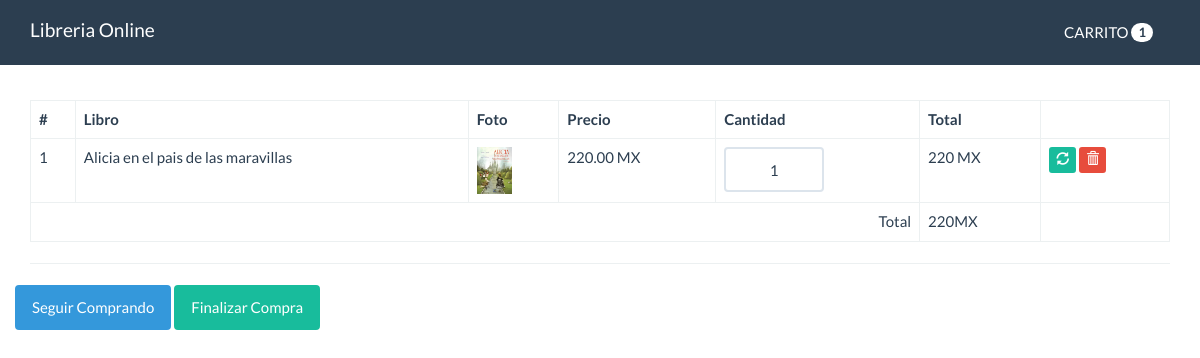
The app's page /carrito.php?id=3 with its own data.
### tables this page shows
CREATE TABLE `libros` (
  `id` int(11) NOT NULL,
  `titulo` varchar(80) NOT NULL,
  `autor` varchar(80) NOT NULL,
  `descripcion` varchar(255) NOT NULL,
  `foto` varchar(255) NOT NULL,
  `precio` decimal(10,2) NOT NULL,
  `categoria_id` int(10) NOT NULL,
  `fecha` date NOT NULL,
  `estado` int(11) NOT NULL DEFAULT 1
);

### funciones.php (called while the page is built, shortened)
<?php
function calcularTotal(){
    $total = 0;
    if(isset($_SESSION['carrito'])){
        foreach($_SESSION['carrito'] as $indice => $value){
            $total += $value['precio'] * $value['cantidad'];
        }
    }
    return $total;
}
function cantidadLibros(){
    $cantidad = 0;
    if(isset($_SESSION['carrito'])){
        foreach($_SESSION['carrito'] as $indice => $value){
           $cantidad++;
        }
    }
    return $cantidad;
}

### src/Libro.php (called while the page is built, shortened)
<?php
class Libro{
    private $cn = null;
    public function __construct(){
        $this->config = parse_ini_file(__DIR__.'/../config.ini') ;
        $this->cn = new \PDO( $this->config['dns'], $this->config['usuario'],$this->config['clave'],array(
            \PDO::MYSQL_ATTR_INIT_COMMAND => 'SET NAMES utf8'
        ));
    }
    public function mostrarPorId($id){
        $sql = "SELECT * FROM `libros` WHERE `id`=:id ";
        $resultado = $this->cn->prepare($sql);
        $_array = array(
            ":id" =>  $id
        );
        if($resultado->execute($_array))
            return $resultado->fetch();
        return false;
    }
}

### carrito.php (the view, shortened to what this page needs)
<?php
require 'funciones.php';
if(isset($_GET['id']) && is_numeric($_GET['id'])){
    $id = $_GET['id'];
    $libro = new libreon\Libro;
    $resultado = $libro->mostrarPorId($id);
}
?>
<!DOCTYPE html>
<html lang="en">
  <head>
    <link rel="stylesheet" href="assets/css/bootstrap.min.css">
    <link rel="stylesheet" href="assets/css/estilos.css">
  </head>
  <body>
    <nav class="navbar navbar-default navbar-fixed-top">
      <div class="container">
        <div class="navbar-header">
          <a class="navbar-brand" href="index.php">Libreria Online</a>
        </div>
        <div id="navbar" class="navbar-collapse collapse">
          <ul class="nav navbar-nav pull-right">
            <li>
              <a href="carrito.php" class="btn">CARRITO <span class="badge"><?php print cantidadLibros(); ?></span></a>
            </li>
          </ul>
        </div>
      </div>
    </nav>
    <div class="container" id="main">
        <table class="table table-bordered table-hover" >
            <thead>
                <tr>
                   <th>#</th>
                    <th>Libro</th>
                    <th>Foto</th>
                    <th>Precio</th>
                    <th>Cantidad</th>
                    <th>Total</th>
                    <th></th>
                </tr>
            </thead>
            <tbody>
            <?php
                if(isset($_SESSION['carrito']) && !empty($_SESSION['carrito'])){
                    $c=0;
                    foreach($_SESSION['carrito'] as $indice => $value){
                            $c++;
                            $total = $value['precio'] * $value['cantidad'];
                    ?>
                    <tr>
                        <form action="actualizar_carrito.php" method="post" >
                            <td><?php print $c?></td>
                            <td><?php print $value['titulo']?> </td>
                            <td>
                                <?php
                                    $foto = 'upload/'.$value['foto'];
                                    if(file_exists($foto)){
                                    ?>
                                    <img src="<?php print $foto; ?>" width="35">
                                <?php }else{?>
                                    <img src="assets/imagenes/not-found.jpg" width="35">
                                <?php }?>
                            </td>
                            <td><?php print $value['precio']?> MX </td>
                            <td>
                                <input type="text" name="cantidad" class="form-control u-size-100" value="<?php print $value['cantidad'] ?>">
                            </td>
                            <td>
                                <?php print $total ?>  MX
                            </td>
                            <td>
                                <button type="submit" class="btn btn-success btn-xs">
                                    <span class="glyphicon glyphicon-refresh"></span>
                                </button>
                                <a href="eliminar_carrito.php?id=<?php print $value['id'] ?>" class="btn btn-danger btn-xs">
                                    <span class="glyphicon glyphicon-trash"></span>
                                </a>
                            </td>
                        </form>
                    </tr>
                    <?php
                        }
                        }else{
                    ?>
                        <tr>
                            <td colspan="t"> NO HAY PRODUCTOS EN EL CARRITO </td>
                        </tr>
                    <?php
                        }
                    ?>
            </tbody>
                <tfoot>
                    <tr>
                        <td colspan="5" class="text-right">Total</td>
                        <td><?php print calcularTotal(); ?>MX</td>
                        <td></td>
                    </tr>
                </tfoot>
        </table>
        <hr>
        <?php
            if(isset($_SESSION['carrito']) && !empty($_SESSION['carrito'])) {
        ?>
        <div class="row">
            <div class="col text-right">
                <a href="index.php" class="btn btn-info">Seguir Comprando</a>
                <a href="finalizar.php" class="btn btn-success">Finalizar Compra</a>
            </div>
        </div>
        <?php
            }
        ?>
    </div>
  </body>
</html>

### assets/css/estilos.css (style rules this page uses)
#main { margin-top: 100px; }
.u-size-100 { width: 100px; text-align: center; }
.row { display: flex; flex-wrap: wrap; }
img { max-width: 100%; height: auto; }

### records on screen
libros: titulo "Alicia en el pais de las maravillas", foto (picture), precio "220.00", cantidad "1", precio "220"

### other values on screen
cantidadLibros() "1"
calcularTotal() "220"
